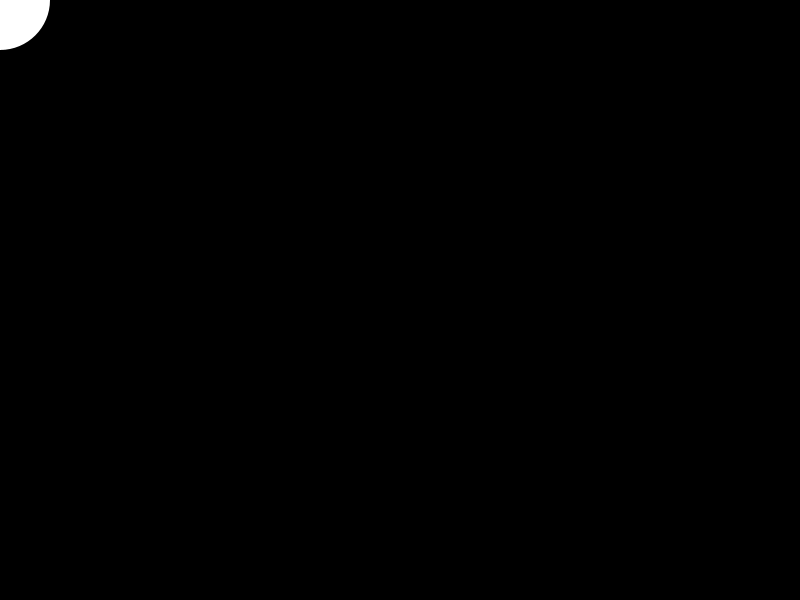
Frame 1 (no input)
Frame 60 (the mouse pressed at the canvas centre just before this capture): identical to frame 1, image omitted
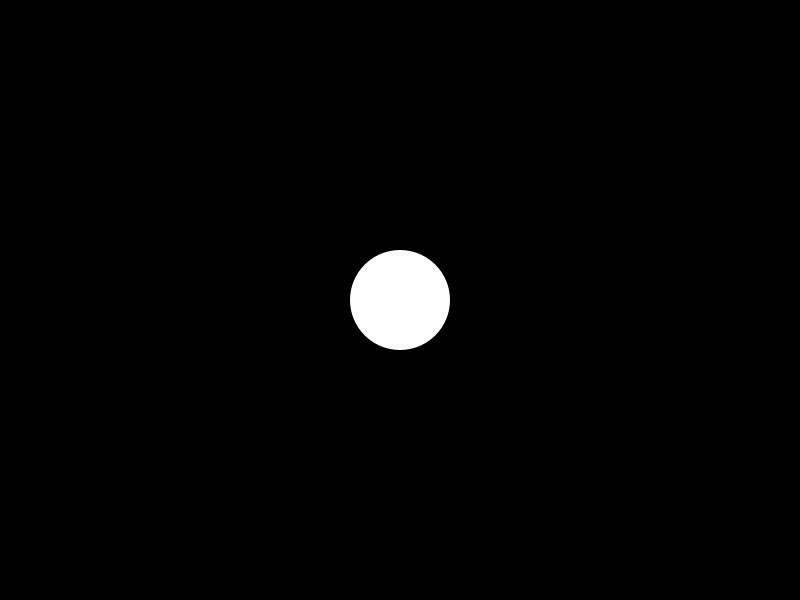
Frame 120 (the mouse held since frame 60 and released just before this capture)

The Processing sketch that drew these frames (run headless with seeded random() and noise(); from frame 60 on, the mouse is pressed at the canvas centre):

// Processing sketch: hatten1
// ── hatten1.pde
int screen;
int lasscreen = 1;
int sx;
int sy;
int scolor = 0;


void setup() {
  size(800, 600);
}

void draw() {
  
  background(0, 0, 0);
  noStroke();
  
  if (mouseX < 400) {
    if (mouseY < 300) {
       screen = 1;
       sx = 0;
       sy = 0;
       
       if (lasscreen == 3) {
        scolor += 16;
       } else if (lasscreen == 2) {
         scolor -= 16;
       }
    }
  }
  
  if (mouseX > 400){
    if (mouseY < 300) {
      screen = 2;
      sx = 400;
      sy = 0;
      
      if (lasscreen == 1) {
        scolor += 16;
      } else if (lasscreen == 4) {
         scolor -= 16;
      }
    }
  }
  
  if (mouseX < 400 ){
    if (mouseY > 300 ) {
      screen = 3;
      sx = 0;
      sy = 300;
      
      if (lasscreen == 2) {
        scolor += 16;
      } else if (lasscreen == 1) {
         scolor -= 16;
      }
    }
  }
  
  if (mouseX > 400){
    if (mouseY > 300) {
      screen = 4;
      sx = 400;
      sy = 300;
      
      if (lasscreen == 2) {
      scolor += 16;
      } else if (lasscreen == 3) {
         scolor -= 16;
      }
    }
  }
  
    //カラーが２５５以上０以下にならないように
    if (scolor > 255) {
      scolor = 255;
    } else if (scolor < 0) {
      scolor = 0;
    }
    
    //四角形の描写
    fill(scolor, scolor, scolor);
    rect(sx, sy, 400, 300);
    
    //ポインタの描写
    fill(255 - scolor, 255 - scolor, 255 - scolor);
    ellipse(mouseX, mouseY, 100, 100);
    lasscreen = screen;
}
